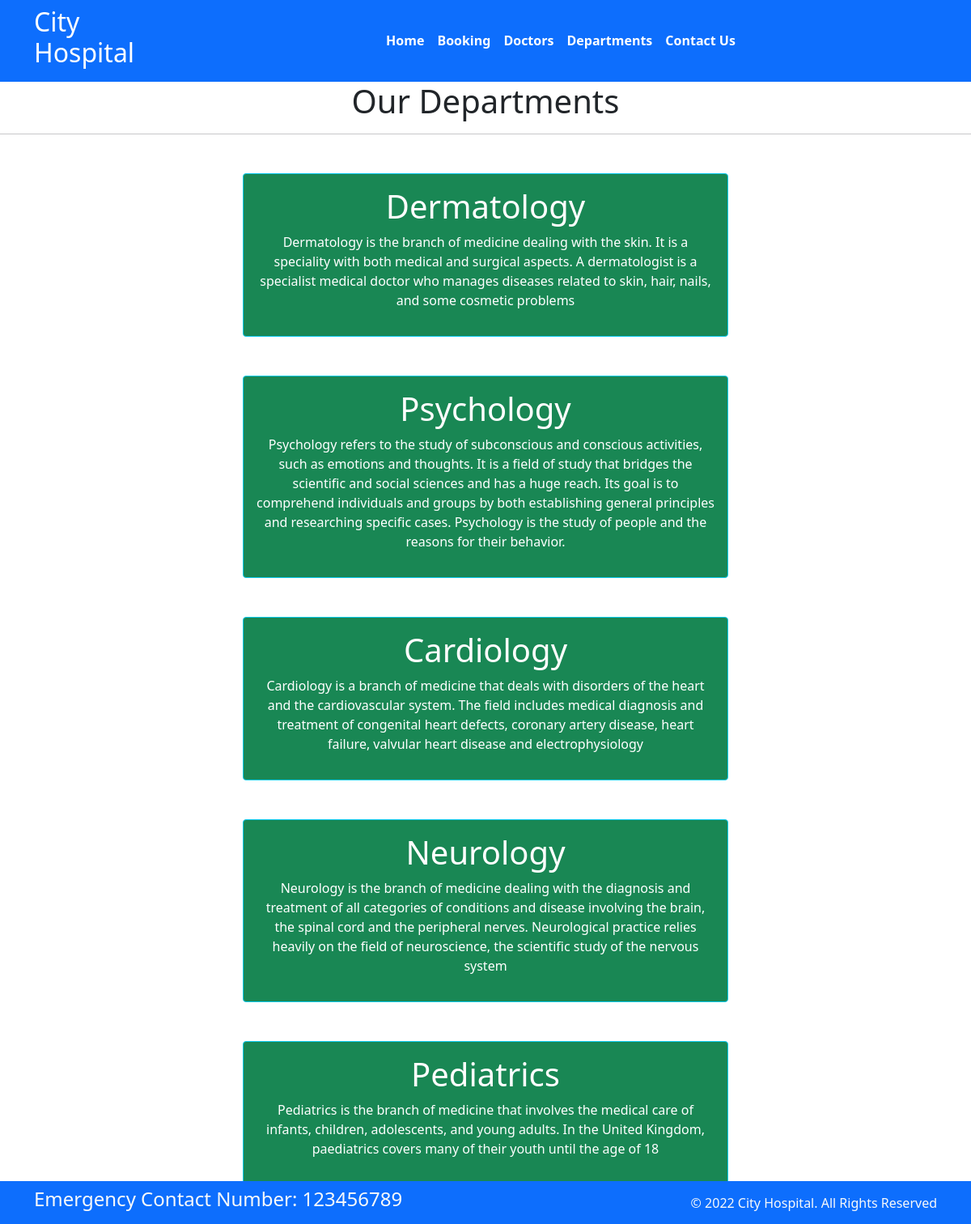
Screenshot of /department with the database file from the repository.
### home/models.py (models this page shows, shortened)
class Departments(models.Model):
    dep_name = models.CharField(max_length=100)
    dep_description =models.TextField()

### home/views.py (the view)
# urls.py: path('department', views.department,name='department'),
def department (request):
    dict_dept={
        'dept':Departments.objects.all()
    }
    return render(request, 'department.html',dict_dept)

### templates/department.html (shortened to what this page needs)
{% extends 'base.html' %}
{% block content %}
<h1 class="text-center">Our Departments </h1>
<hr>
{% for d in dept %}
<div class="mx-auto w-50 bg-success text-center text-white p-3 my-5 border border-info rounded">
    <h1>{{d.dep_name}}</h1>
    <p>{{d.dep_description}}</p>
</div>
{% endfor %}
{% endblock %}

### rows the page displays
Departments: dep_name "Dermatology", dep_description "Dermatology is the branch of medicine dealing with the skin. It is a speciality with both medical and surgical aspects. A dermatologist is a specialist medical doctor who manages diseases related to skin, hair, nails, and some cosmetic problems"
Departments: dep_name "Psychology", dep_description "Psychology refers to the study of subconscious and conscious activities, such as emotions and thoughts. It is a field of study that bridges the scientific and social sciences and has a huge reach. Its goal is to comprehend individuals and groups by both establishing general principles and researching specific cases. Psychology is the study of people and the reasons for their behavior."
Departments: dep_name "Cardiology", dep_description "Cardiology is a branch of medicine that deals with disorders of the heart and the cardiovascular system. The field includes medical diagnosis and treatment of congenital heart defects, coronary artery disease, heart failure, valvular heart disease and electrophysiology"
Departments: dep_name "Neurology", dep_description "Neurology is the branch of medicine dealing with the diagnosis and treatment of all categories of conditions and disease involving the brain, the spinal cord and the peripheral nerves. Neurological practice relies heavily on the field of neuroscience, the scientific study of the nervous system"
Departments: dep_name "Pediatrics", dep_description "Pediatrics is the branch of medicine that involves the medical care of infants, children, adolescents, and young adults. In the United Kingdom, paediatrics covers many of their youth until the age of 18"
